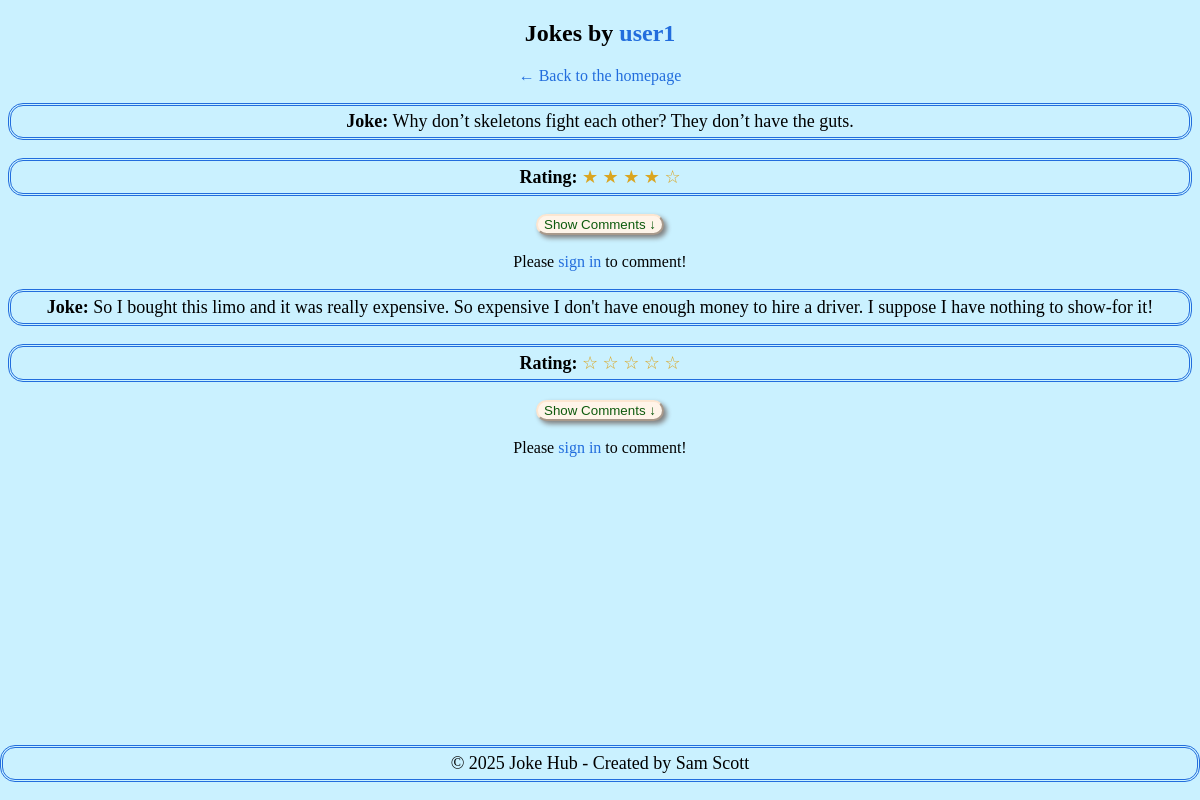
The page /user_detail/3 on the database its author committed.
### tables this page shows
CREATE TABLE users ( --users table 
                id INTEGER PRIMARY KEY AUTOINCREMENT, 
                username TEXT UNIQUE NOT NULL,
                password TEXT NOT NULL,
                is_admin INTEGER DEFAULT 0
              );

CREATE TABLE jokes (  -- jokes table for users to insert jokes
                id INTEGER PRIMARY KEY AUTOINCREMENT,
                content TEXT NOT NULL,
                timestamp TEXT NOT NULL,
                user_id INTEGER, --replacing this use instead of username
                rating REAL DEFAULT 0, 
                approved INTEGER DEFAULT 0,
                FOREIGN KEY(user_id) REFERENCES users(id) ON DELETE CASCADE 
                --Setting up the table with ON DELETE CASCADE, then deleting the user will automatically delete all related data(which is what we want!) 
            );

### app.py (the view)
@app.route('/user_detail/<int:user_id>')
def user_detail(user_id):
    conn = sqlite3.connect('jokes.db')
    conn.row_factory = sqlite3.Row
    c = conn.cursor()
    c.execute('''
            SELECT "jokes"."id", "jokes"."content", "jokes"."rating", "users"."username"
            FROM "jokes"
            JOIN "users" ON "jokes"."user_id" = "users"."id"
            WHERE "users"."id" = ?
            ''', (user_id,))
    jokes = []
    joke_ids = []
    for row in c.fetchall():
        jokes.append({
            'id': row['id'],
            'content': row['content'],
            'rating': row['rating'],
            'username': row['username']
        })
        joke_ids.append(row['id'])
    if not jokes:
        flash("User has no jokes uploaded." , 'sad')
        return redirect(url_for('search'))
    comments = []
    if joke_ids:
        placeholders = ','.join('?' for _ in joke_ids)
        c.execute(f'''
                SELECT "ratings"."comment", "users"."username", "ratings"."rating", "ratings"."timestamp", "ratings"."joke_id"
                FROM "ratings"
                JOIN "users" ON "ratings"."user_id" = "users"."id"
                WHERE "ratings"."joke_id" IN ({placeholders})
                ORDER BY "ratings"."timestamp" DESC
                ''', joke_ids)
        for row in c.fetchall():
            comments.append({
                'comment': row['comment'],
                'username': row['username'],
                'rating': row['rating'],
                'timestamp': row['timestamp'],
                'joke_id': row['joke_id']
            })
    conn.close()
    return render_template('user_detail.html', jokes=jokes, comments=comments)

### templates/user_detail.html (shortened to what this page needs)
<!DOCTYPE html>
<html lang="en">
<head>
    <link rel="stylesheet" href="{{ url_for('static', filename='css/index.css') }}">
</head>
<body>
    <h2>Jokes by <strong id="username">{{ jokes[0].username }}</strong></h2>
        <a href="{{ url_for('index') }}">&larr; Back to the homepage</a>
    {% if jokes %}
        {% for joke in jokes %}
            <div class="joke">
            <p><strong>Joke:</strong> {{ joke.content }}</p>
            <p><strong>Rating:</strong>
                {% set full_stars = joke['rating'] | int %}
                {% set half_stars = 1 if joke['rating'] - full_stars >= 0.5 else 0 %}
                {% set empty_stars = 5 - full_stars - half_stars %}
                {% for i in range(full_stars) %}
                <span style="color:goldenrod";>★</span>
                {% endfor %}
                {% for i in range(empty_stars) %}
                <span style="color:goldenrod";>☆</span>
                {% endfor %}</p>
                <button class="comment-section-button" type="submit">Show Comments ↓</button>
            {% if session.get('user_id') %}
                <form class="aligning-content" method="POST" action="{{ url_for('rate_joke', joke_id = joke['id'])}}">
                    <label for="rating">Rate this joke:</label>
                    <select name="rating" required>
                        <option value=""> </option>
                        {% for i in range(1, 6) %}
                        <option value="{{ i }}">{{ i }}</option>
                        {% endfor %}
                    </select>
                    <label for="comment">Comment:</label>
                    <textarea name="comment" required></textarea>
                    <button type="submit">Submit</button>
                </form>
            {% else %}
                    <br><br>
                    Please <a href="{{ url_for('login') }}">sign in</a> to comment!
            {% endif %}
                </div>
        {% endfor %}
    {% else %}
            <p>This user hasn't posted any jokes yet.</p>
    {% endif %}
                <br><br>
    <footer>
        <p>&copy; 2025 Joke Hub - Created by Sam Scott </p>
    </footer>
</body>
</html>

### static/css/index.css (style rules this page uses)
body { background-color:rgb(202, 241, 255); text-align: center; }
p { font-size: 18px; padding: 5px 5px 5px 5px; border: 3px double rgb(34, 109, 221); border-radius: 15px; text-wrap: balance; }
button { display: inline-block; color: rgb(13, 90, 13); background-color: rgb(255, 244, 233); border-radius: 15px; border-color: rgb(252, 230, 209); box-shadow: 3px 3px 5px grey; }
a { color: rgb(34, 109, 221); text-decoration: none; }
footer { position: fixed; left: 0; bottom: 0; width: 100%; text-align: center; }
#username { color:rgb(34, 109, 221); }

### rows shown on the page
users: username "user1"
jokes: content "Why don’t skeletons fight each other? They don’t have the guts."
jokes: content "So I bought this limo and it was really expensive. So expensive I don't have enough money to hire a driver. I suppose I have nothing to show-for it!"
